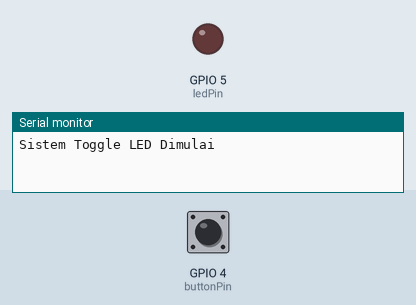
Simulated run of this sketch. Board: ESP32. Parts: output pins drawn as LEDs (lit = HIGH), the last lines printed to the serial monitor. The inputs (shaded band) are chosen by the test bench; at power-on: GPIO 4 (buttonPin) LOW.

Above: at 1.2 s.
1.3 s: GPIO 4 (buttonPin) pulled HIGH for 0.15 s
At 2.4 s:
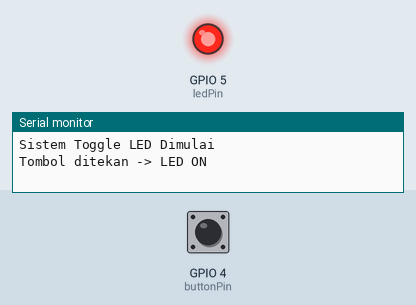
2.9 s: GPIO 4 (buttonPin) pulled HIGH for 1 s
At 3.6 s:
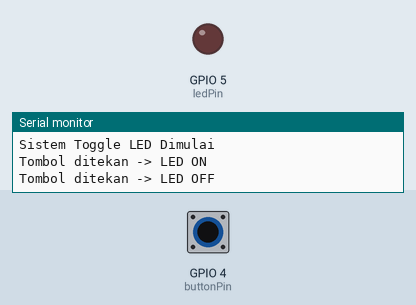
5.4 s: GPIO 4 (buttonPin) pulled HIGH for 3.2 s
At 6.7 s:
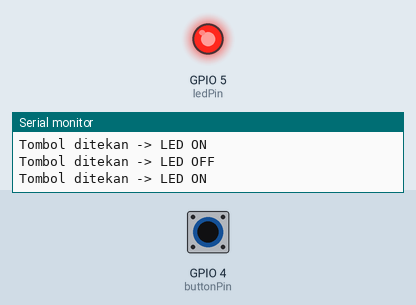
Timing chart, 0 to 8.4 s (numbered marks = the images above; inputs shaded):
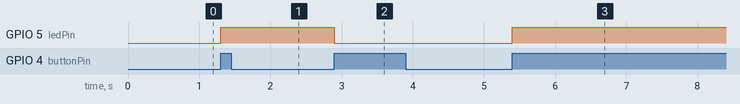

The sketch:

sketch.ino
```cpp
const int buttonPin = 4;
const int ledPin = 5;

bool ledState = false;

void setup() {
  Serial.begin(115200);

  pinMode(buttonPin, INPUT);
  pinMode(ledPin, OUTPUT);

  digitalWrite(ledPin, LOW);

  Serial.println("Sistem Toggle LED Dimulai");
}

void loop() {
  int buttonState = digitalRead(buttonPin);

  if (buttonState == HIGH) {
    ledState = !ledState;

    digitalWrite(ledPin, ledState);

    if (ledState == true) {
      Serial.println("Tombol ditekan -> LED ON");
    } else {
      Serial.println("Tombol ditekan -> LED OFF");
    }

    delay(200);

    while (digitalRead(buttonPin) == HIGH) {
      delay(10);
    }
  }
}
```

Measured:
- after the input at 1.3 s, GPIO 5 (ledPin): LOW → HIGH at once
- after the input at 2.9 s, GPIO 5 (ledPin): HIGH → LOW at once
- after the input at 5.4 s, GPIO 5 (ledPin): LOW → HIGH at once
